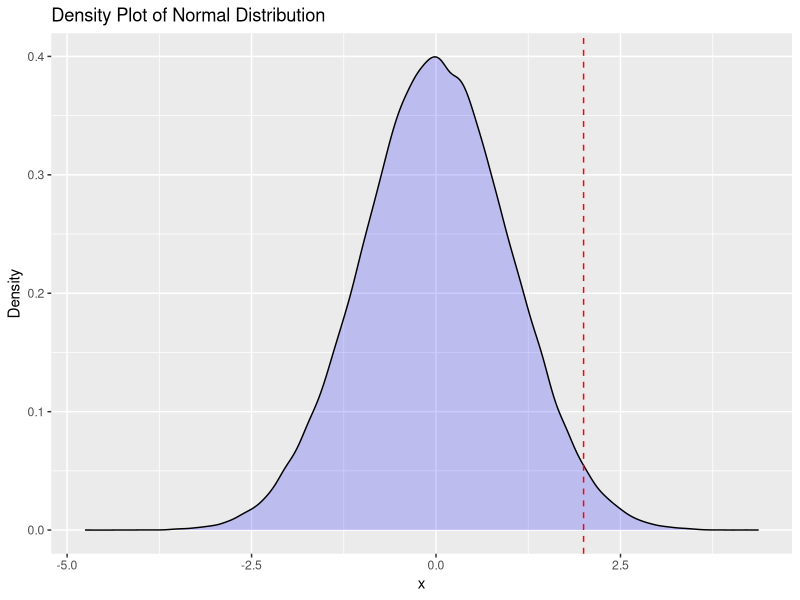

Here is the R script that generated this plot:
## ---- chunk 1
library(ggplot2)
# Create a normal distribution with mean 0 and standard deviation 1
X <- rnorm(100000, mean = 0, sd = 1)

# Create a data frame with the values of x
df <- data.frame(X)

# Create the density plot with a red line at x = 2
ggplot(df, aes(x = X)) +
  geom_density(fill = "blue", alpha = 0.2) +
  geom_vline(xintercept = 2, color = "red", linetype = "dashed") +
  labs(x = "x", y = "Density", title = "Density Plot of Normal Distribution") 
